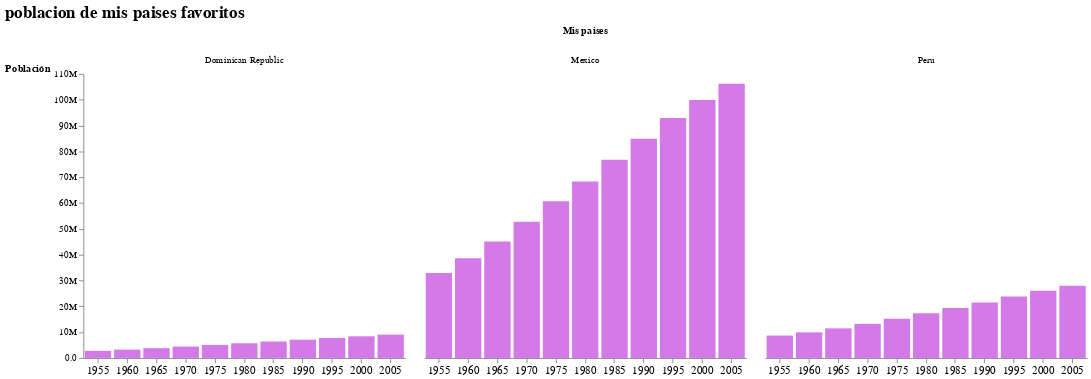

This figure's notebook cell:
### Code cell
alt.Chart(datos_de_mis_paises).mark_bar(fill = '#D47AE8').encode(
    x = alt.X('year:O', title = '', axis = alt.Axis(labelAngle=0, labelFontSize=12)),
    y = alt.Y('pop:Q', title = 'Población', axis = alt.Axis(format = ".2s", grid=False, titleAnchor='end', titleAngle = 0)),
    column = alt.Column('country',title = 'Mis paises', ), 
    tooltip = [alt.Tooltip('country', title = 'País',), alt.Tooltip('year:O', title = 'Año'), alt.Tooltip('pop:Q', format = ',.4s', title = 'Población'), ],
).properties(
    title = 'poblacion de mis paises favoritos',
    width = 340,
).configure_title(
    fontSize = 18,
    anchor = 'start',
).configure_view(
    strokeWidth=0
)

### Figure 1 — Vega-Lite specification as saved in the notebook (floating-point values rounded to 4 significant figures)
{"config": {"view": {"continuousWidth": 400, "continuousHeight": 300, "strokeWidth": 0}, "title": {"anchor": "start", "fontSize": 18}}, "data": {"name": "data-770b3d086a91db23f6fc5318027f60d1"}, "mark": {"type": "bar", "fill": "#D47AE8"}, "encoding": {"column": {"field": "country", "title": "Mis paises", "type": "nominal"}, "tooltip": [{"field": "country", "title": "País", "type": "nominal"}, {"field": "year", "title": "Año", "type": "ordinal"}, {"field": "pop", "format": ",.4s", "title": "Población", "type": "quantitative"}], "x": {"axis": {"labelAngle": 0, "labelFontSize": 12}, "field": "year", "title": "", "type": "ordinal"}, "y": {"axis": {"format": ".2s", "grid": false, "titleAnchor": "end", "titleAngle": 0}, "field": "pop", "title": "Población", "type": "quantitative"}}, "title": "poblacion de mis paises favoritos", "width": 340, "$schema": "https://vega.github.io/schema/vega-lite/v4.17.0.json", "datasets": {"data-770b3d086a91db23f6fc5318027f60d1": [{"year": 1955, "country": "Dominican Republic", "cluster": 3, "pop": 2737257, "life_expect": 49.83, "fertility": 7.641}, {"year": 1960, "country": "Dominican Republic", "cluster": 3, "pop": 3231488, "life_expect": 53.46, "fertility": 7.351}, {"year": 1965, "country": "Dominican Republic", "cluster": 3, "pop": 3805881, "life_expect": 56.75, "fertility": 6.649}, {"year": 1970, "country": "Dominican Republic", "cluster": 3, "pop": 4422755, "life_expect": 59.63, "fertility": 5.71}, {"year": 1975, "country": "Dominican Republic", "cluster": 3, "pop": 5048499, "life_expect": 61.79, "fertility": 4.76}, {"year": 1980, "country": "Dominican Republic", "cluster": 3, "pop": 5696855, "life_expect": 63.73, "fertility": 4.0}, {"year": 1985, "country": "Dominican Republic", "cluster": 3, "pop": 6377765, "life_expect": 66.05, "fertility": 3.47}, {"year": 1990, "country": "Dominican Republic", "cluster": 3, "pop": 7077651, "life_expect": 68.46, "fertility": 3.2}, {"year": 1995, "country": "Dominican Republic", "cluster": 3, "pop": 7730224, "life_expect": 69.96, "fertility": 3.05}, {"year": 2000, "country": "Dominican Republic", "cluster": 3, "pop": 8385828, "life_expect": 70.85, "fertility": 2.95}, {"year": 2005, "country": "Dominican Republic", "cluster": 3, "pop": 9049595, "life_expect": 72.23, "fertility": 2.81}, {"year": 1955, "country": "Mexico", "cluster": 3, "pop": 32929914, "life_expect": 55.19, "fertility": 6.8}, {"year": 1960, "country": "Mexico", "cluster": 3, "pop": 38578505, "life_expect": 58.3, "fertility": 6.75}, {"year": 1965, "country": "Mexico", "cluster": 3, "pop": 45142399, "life_expect": 60.11, "fertility": 6.75}, {"year": 1970, "country": "Mexico", "cluster": 3, "pop": 52775158, "life_expect": 62.36, "fertility": 6.5}, {"year": 1975, "country": "Mexico", "cluster": 3, "pop": 60678045, "life_expect": 65.03, "fertility": 5.25}, {"year": 1980, "country": "Mexico", "cluster": 3, "pop": 68347479, "life_expect": 67.41, "fertility": 4.25}, {"year": 1985, "country": "Mexico", "cluster": 3, "pop": 76767225, "life_expect": 69.5, "fertility": 3.63}, {"year": 1990, "country": "Mexico", "cluster": 3, "pop": 84913652, "life_expect": 71.45, "fertility": 3.191}, {"year": 1995, "country": "Mexico", "cluster": 3, "pop": 92880353, "life_expect": 73.67, "fertility": 2.671}, {"year": 2000, "country": "Mexico", "cluster": 3, "pop": 99926620, "life_expect": 74.9, "fertility": 2.401}, {"year": 2005, "country": "Mexico", "cluster": 3, "pop": 106202903, "life_expect": 76.19, "fertility": 2.211}, {"year": 1955, "country": "Peru", "cluster": 3, "pop": 8671500, "life_expect": 46.26, "fertility": 6.853}, {"year": 1960, "country": "Peru", "cluster": 3, "pop": 9931000, "life_expect": 49.1, "fertility": 6.853}, {"year": 1965, "country": "Peru", "cluster": 3, "pop": 11467300, "life_expect": 51.45, "fertility": 6.56}, {"year": 1970, "country": "Peru", "cluster": 3, "pop": 13192800, "life_expect": 55.45, "fertility": 6.0}, {"year": 1975, "country": "Peru", "cluster": 3, "pop": 15161199, "life_expect": 58.45, "fertility": 5.378}, {"year": 1980, "country": "Peru", "cluster": 3, "pop": 17295298, "life_expect": 61.41, "fertility": 4.65}, {"year": 1985, "country": "Peru", "cluster": 3, "pop": 19348926, "life_expect": 64.13, "fertility": 4.1}, {"year": 1990, "country": "Peru", "cluster": 3, "pop": 21511443, "life_expect": 66.46, "fertility": 3.7}, {"year": 1995, "country": "Peru", "cluster": 3, "pop": 23846388, "life_expect": 68.39, "fertility": 3.099}, {"year": 2000, "country": "Peru", "cluster": 3, "pop": 25979722, "life_expect": 69.91, "fertility": 2.7}, {"year": 2005, "country": "Peru", "cluster": 3, "pop": 27925628, "life_expect": 71.42, "fertility": 2.506}]}}
